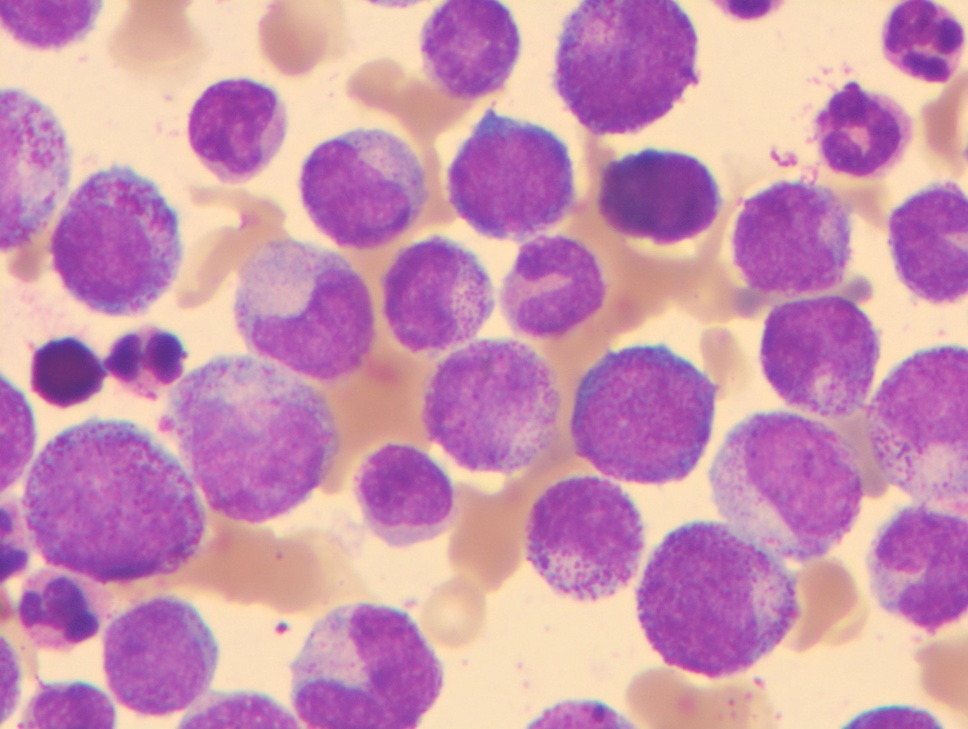
#> input picture Datasets/original/BMS1/img/cell1.jpg, 968 x 729 px, shrunk from 2580 x 1944 before the run, found by its file name; its folder holds only this picture in this run
$ python BackgroundFill_skin.py
#> lines starting #> are read from the running program, lines starting #| are printed output that depends on the picture
from PIL import Image
import cv2
from os import walk
from os import path

def batchFill_inpaint(basepath):
    img_dir = path.join(basepath, "img")
    tissue_dir = path.join(basepath, "tissue1")
    newimg_dir = path.join(basepath, "background-filled")
    imgNames = next(walk(img_dir))[2]

    for img_name in imgNames:
        img_path = path.join(img_dir, img_name)
        tissue_path= path.join(tissue_dir, img_name)
        newimg_path =path.join(newimg_dir, img_name)
        Fill_inpaint(img_path, tissue_path, newimg_path)


def Fill_inpaint(img_path, tissue_path, newimg_path):
#> called with img_path = '../dataset/skin/img/cell1.jpg', tissue_path = '../dataset/skin/tissue1/cell1.jpg'
    img = cv2.imread(img_path)
#> img is the input picture: shape (729, 968, 3); mean B, G, R 175.3, 146.1, 201.4
    img = cv2.cvtColor(img, cv2.COLOR_RGB2BGR)

    tissue = cv2.imread(tissue_path)
    tissue_data_bw = tissue.max(axis=2)
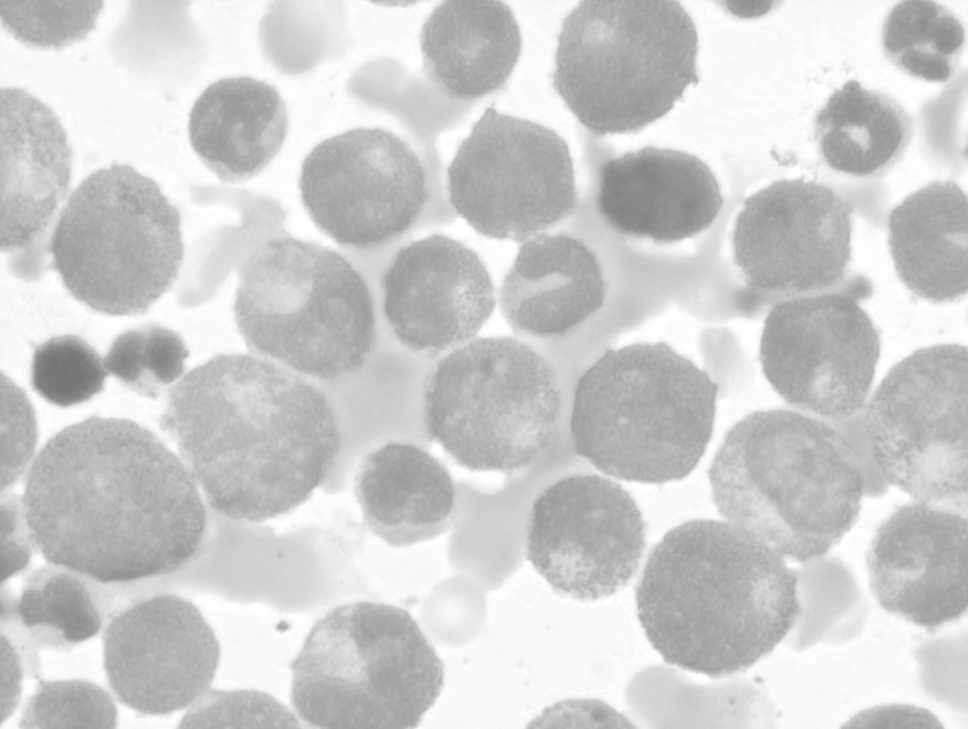
#> tissue_data_bw: shape (729, 968); min 113, max 255, mean 205
    mask = tissue_data_bw -255

    img_data = cv2.inpaint(img, mask, 3, cv2.INPAINT_TELEA)
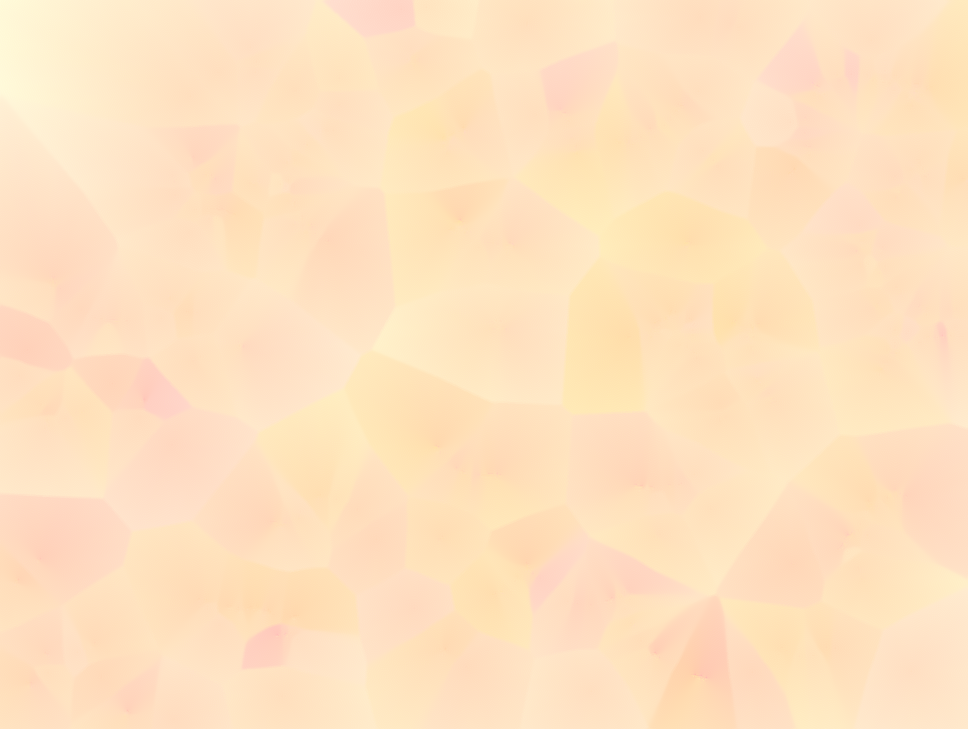
#> img_data: shape (729, 968, 3); mean R, G, B 255, 225.4, 191.3

    img2 = Image.fromarray(img_data).convert('RGB')
    #img2.show()
    img2.save(newimg_path)


if __name__ == '__main__':
    basepath="../dataset/skin/"
    batchFill_inpaint(basepath)
